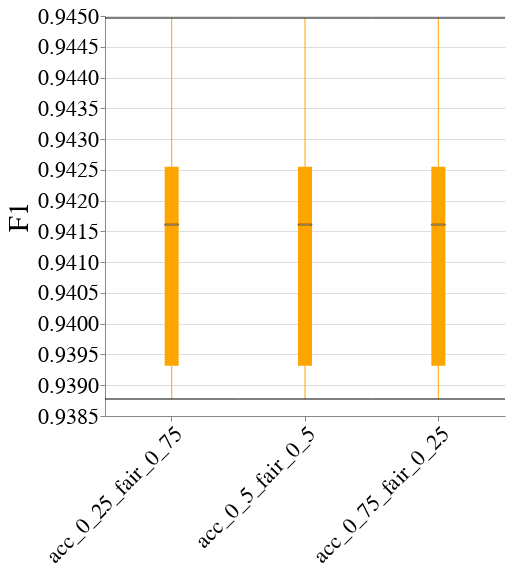

The notebook cell saved with this chart:
### Code cell
create_box_plot_per_dataset_and_case_study(to_plot=best_lp_metrics_per_exp_config_df,
                                           exp_name=EXP_NAME,
                                           dataset_name=DATASET_NAME,
                                           case_study_name=CASE_STUDY_NAME,
                                           metric_name="F1")

### Figure 1 — Vega-Lite specification as saved in the notebook (floating-point values rounded to 4 significant figures)
{"config": {"view": {"continuousWidth": 400, "continuousHeight": 300, "stroke": null}, "axis": {"labelFontSize": 22, "labelFontWeight": "normal", "titleFontSize": 28, "titleFontWeight": "normal"}, "title": {"fontSize": 28}}, "data": {"name": "data-64ac8a83c7a2a230ef4d489b50bc1536"}, "mark": {"type": "boxplot", "color": "orange", "median": {"stroke": "black", "strokeWidth": 0.7}, "ticks": true}, "encoding": {"x": {"axis": {"labelAngle": -45, "labelLimit": 500}, "field": "exp_config_name", "title": null, "type": "nominal"}, "y": {"field": "overall", "scale": {"zero": false}, "title": "F1", "type": "quantitative"}}, "height": 400, "width": 400, "$schema": "https://vega.github.io/schema/vega-lite/v4.17.0.json", "datasets": {"data-64ac8a83c7a2a230ef4d489b50bc1536": [{"exp_config_name": "acc_0_25_fair_0_75", "run_num": 1, "logical_pipeline_uuid": "Tm9uZSZOT19GQUlSTkVTU19JTlRFUlZFTlRJT04mZ2FuZGFsZl9jbGY=", "physical_pipeline_uuid": "aee3bce1-aee2-4c04-a84d-84ad31bf0b34", "compound_pp_quality": 0.9848, "metric": "F1", "model_name": "gandalf_clf", "runtime_in_mins": 1.577, "dataset_name": "law_school", "logical_pipeline_name": "None&NO_FAIRNESS_INTERVENTION&gandalf_clf", "null_imputer_name": "None", "fairness_intervention_name": "NO_FAIRNESS_INTERVENTION", "male&race_dis": 0.825, "male&race_priv": 0.9495, "male_dis": 0.9283, "male_priv": 0.9477, "overall": 0.9393, "race_dis": 0.8408, "race_priv": 0.9569}, {"exp_config_name": "acc_0_25_fair_0_75", "run_num": 2, "logical_pipeline_uuid": "Tm9uZSZOT19GQUlSTkVTU19JTlRFUlZFTlRJT04mZ2FuZGFsZl9jbGY=", "physical_pipeline_uuid": "76be8e9e-6ced-469b-a0ab-b892f92cdba3", "compound_pp_quality": 0.9847, "metric": "F1", "model_name": "gandalf_clf", "runtime_in_mins": 1.78, "dataset_name": "law_school", "logical_pipeline_name": "None&NO_FAIRNESS_INTERVENTION&gandalf_clf", "null_imputer_name": "None", "fairness_intervention_name": "NO_FAIRNESS_INTERVENTION", "male&race_dis": 0.8349, "male&race_priv": 0.9479, "male_dis": 0.9293, "male_priv": 0.9462, "overall": 0.9388, "race_dis": 0.8458, "race_priv": 0.9558}, {"exp_config_name": "acc_0_25_fair_0_75", "run_num": 3, "logical_pipeline_uuid": "Tm9uZSZOT19GQUlSTkVTU19JTlRFUlZFTlRJT04mZ2FuZGFsZl9jbGY=", "physical_pipeline_uuid": "cf55d925-d743-46d4-8f99-e6693a5716bb", "compound_pp_quality": 0.9854, "metric": "F1", "model_name": "gandalf_clf", "runtime_in_mins": 0.7831, "dataset_name": "law_school", "logical_pipeline_name": "None&NO_FAIRNESS_INTERVENTION&gandalf_clf", "null_imputer_name": "None", "fairness_intervention_name": "NO_FAIRNESS_INTERVENTION", "male&race_dis": 0.8419, "male&race_priv": 0.9501, "male_dis": 0.9359, "male_priv": 0.9462, "overall": 0.9416, "race_dis": 0.8404, "race_priv": 0.9588}, {"exp_config_name": "acc_0_25_fair_0_75", "run_num": 4, "logical_pipeline_uuid": "Tm9uZSZOT19GQUlSTkVTU19JTlRFUlZFTlRJT04mZ2FuZGFsZl9jbGY=", "physical_pipeline_uuid": "b37e011e-e6e6-4fcc-81df-fbfc06fcf3d3", "compound_pp_quality": 0.9862, "metric": "F1", "model_name": "gandalf_clf", "runtime_in_mins": 2.388, "dataset_name": "law_school", "logical_pipeline_name": "None&NO_FAIRNESS_INTERVENTION&gandalf_clf", "null_imputer_name": "None", "fairness_intervention_name": "NO_FAIRNESS_INTERVENTION", "male&race_dis": 0.8229, "male&race_priv": 0.9543, "male_dis": 0.9372, "male_priv": 0.951, "overall": 0.945, "race_dis": 0.8356, "race_priv": 0.9627}, {"exp_config_name": "acc_0_25_fair_0_75", "run_num": 5, "logical_pipeline_uuid": "Tm9uZSZOT19GQUlSTkVTU19JTlRFUlZFTlRJT04mZ2FuZGFsZl9jbGY=", "physical_pipeline_uuid": "767029af-4e46-45cb-a385-a58b1b96ef9b", "compound_pp_quality": 0.9856, "metric": "F1", "model_name": "gandalf_clf", "runtime_in_mins": 1.687, "dataset_name": "law_school", "logical_pipeline_name": "None&NO_FAIRNESS_INTERVENTION&gandalf_clf", "null_imputer_name": "None", "fairness_intervention_name": "NO_FAIRNESS_INTERVENTION", "male&race_dis": 0.8201, "male&race_priv": 0.9523, "male_dis": 0.9356, "male_priv": 0.948, "overall": 0.9426, "race_dis": 0.8247, "race_priv": 0.9614}, {"exp_config_name": "acc_0_5_fair_0_5", "run_num": 1, "logical_pipeline_uuid": "Tm9uZSZOT19GQUlSTkVTU19JTlRFUlZFTlRJT04mZ2FuZGFsZl9jbGY=", "physical_pipeline_uuid": "486024af-d55d-4df2-8022-f37bc8c6972b", "compound_pp_quality": 0.9697, "metric": "F1", "model_name": "gandalf_clf", "runtime_in_mins": 1.581, "dataset_name": "law_school", "logical_pipeline_name": "None&NO_FAIRNESS_INTERVENTION&gandalf_clf", "null_imputer_name": "None", "fairness_intervention_name": "NO_FAIRNESS_INTERVENTION", "male&race_dis": 0.825, "male&race_priv": 0.9495, "male_dis": 0.9283, "male_priv": 0.9477, "overall": 0.9393, "race_dis": 0.8408, "race_priv": 0.9569}, {"exp_config_name": "acc_0_5_fair_0_5", "run_num": 2, "logical_pipeline_uuid": "Tm9uZSZOT19GQUlSTkVTU19JTlRFUlZFTlRJT04mZ2FuZGFsZl9jbGY=", "physical_pipeline_uuid": "18c69847-8449-4056-9b77-1d59270a62bd", "compound_pp_quality": 0.9694, "metric": "F1", "model_name": "gandalf_clf", "runtime_in_mins": 1.656, "dataset_name": "law_school", "logical_pipeline_name": "None&NO_FAIRNESS_INTERVENTION&gandalf_clf", "null_imputer_name": "None", "fairness_intervention_name": "NO_FAIRNESS_INTERVENTION", "male&race_dis": 0.8349, "male&race_priv": 0.9479, "male_dis": 0.9293, "male_priv": 0.9462, "overall": 0.9388, "race_dis": 0.8458, "race_priv": 0.9558}, {"exp_config_name": "acc_0_5_fair_0_5", "run_num": 3, "logical_pipeline_uuid": "Tm9uZSZOT19GQUlSTkVTU19JTlRFUlZFTlRJT04mZ2FuZGFsZl9jbGY=", "physical_pipeline_uuid": "203c9e84-b2dc-4679-8623-0e97c5001b05", "compound_pp_quality": 0.9708, "metric": "F1", "model_name": "gandalf_clf", "runtime_in_mins": 0.8037, "dataset_name": "law_school", "logical_pipeline_name": "None&NO_FAIRNESS_INTERVENTION&gandalf_clf", "null_imputer_name": "None", "fairness_intervention_name": "NO_FAIRNESS_INTERVENTION", "male&race_dis": 0.8419, "male&race_priv": 0.9501, "male_dis": 0.9359, "male_priv": 0.9462, "overall": 0.9416, "race_dis": 0.8404, "race_priv": 0.9588}, {"exp_config_name": "acc_0_5_fair_0_5", "run_num": 4, "logical_pipeline_uuid": "Tm9uZSZOT19GQUlSTkVTU19JTlRFUlZFTlRJT04mZ2FuZGFsZl9jbGY=", "physical_pipeline_uuid": "4ad062bc-93db-473e-90fe-aa58dfd6ddcd", "compound_pp_quality": 0.9725, "metric": "F1", "model_name": "gandalf_clf", "runtime_in_mins": 1.652, "dataset_name": "law_school", "logical_pipeline_name": "None&NO_FAIRNESS_INTERVENTION&gandalf_clf", "null_imputer_name": "None", "fairness_intervention_name": "NO_FAIRNESS_INTERVENTION", "male&race_dis": 0.8229, "male&race_priv": 0.9543, "male_dis": 0.9372, "male_priv": 0.951, "overall": 0.945, "race_dis": 0.8356, "race_priv": 0.9627}, {"exp_config_name": "acc_0_5_fair_0_5", "run_num": 5, "logical_pipeline_uuid": "Tm9uZSZOT19GQUlSTkVTU19JTlRFUlZFTlRJT04mZ2FuZGFsZl9jbGY=", "physical_pipeline_uuid": "9ab8bc91-4a99-495c-80bb-d37091e852fa", "compound_pp_quality": 0.9713, "metric": "F1", "model_name": "gandalf_clf", "runtime_in_mins": 2.415, "dataset_name": "law_school", "logical_pipeline_name": "None&NO_FAIRNESS_INTERVENTION&gandalf_clf", "null_imputer_name": "None", "fairness_intervention_name": "NO_FAIRNESS_INTERVENTION", "male&race_dis": 0.8201, "male&race_priv": 0.9523, "male_dis": 0.9356, "male_priv": 0.948, "overall": 0.9426, "race_dis": 0.8247, "race_priv": 0.9614}, {"exp_config_name": "acc_0_75_fair_0_25", "run_num": 1, "logical_pipeline_uuid": "Tm9uZSZOT19GQUlSTkVTU19JTlRFUlZFTlRJT04mZ2FuZGFsZl9jbGY=", "physical_pipeline_uuid": "e45220cd-1048-4381-9272-ce28f656eb15", "compound_pp_quality": 0.9545, "metric": "F1", "model_name": "gandalf_clf", "runtime_in_mins": 1.588, "dataset_name": "law_school", "logical_pipeline_name": "None&NO_FAIRNESS_INTERVENTION&gandalf_clf", "null_imputer_name": "None", "fairness_intervention_name": "NO_FAIRNESS_INTERVENTION", "male&race_dis": 0.825, "male&race_priv": 0.9495, "male_dis": 0.9283, "male_priv": 0.9477, "overall": 0.9393, "race_dis": 0.8408, "race_priv": 0.9569}, {"exp_config_name": "acc_0_75_fair_0_25", "run_num": 2, "logical_pipeline_uuid": "Tm9uZSZOT19GQUlSTkVTU19JTlRFUlZFTlRJT04mZ2FuZGFsZl9jbGY=", "physical_pipeline_uuid": "385565bb-bf81-49ce-a451-b30b7384b01a", "compound_pp_quality": 0.9541, "metric": "F1", "model_name": "gandalf_clf", "runtime_in_mins": 1.167, "dataset_name": "law_school", "logical_pipeline_name": "None&NO_FAIRNESS_INTERVENTION&gandalf_clf", "null_imputer_name": "None", "fairness_intervention_name": "NO_FAIRNESS_INTERVENTION", "male&race_dis": 0.8349, "male&race_priv": 0.9479, "male_dis": 0.9293, "male_priv": 0.9462, "overall": 0.9388, "race_dis": 0.8458, "race_priv": 0.9558}, {"exp_config_name": "acc_0_75_fair_0_25", "run_num": 3, "logical_pipeline_uuid": "Tm9uZSZOT19GQUlSTkVTU19JTlRFUlZFTlRJT04mZ2FuZGFsZl9jbGY=", "physical_pipeline_uuid": "ec1f8ca4-8af7-4928-b021-14c79c7c5557", "compound_pp_quality": 0.9562, "metric": "F1", "model_name": "gandalf_clf", "runtime_in_mins": 2.71, "dataset_name": "law_school", "logical_pipeline_name": "None&NO_FAIRNESS_INTERVENTION&gandalf_clf", "null_imputer_name": "None", "fairness_intervention_name": "NO_FAIRNESS_INTERVENTION", "male&race_dis": 0.8419, "male&race_priv": 0.9501, "male_dis": 0.9359, "male_priv": 0.9462, "overall": 0.9416, "race_dis": 0.8404, "race_priv": 0.9588}, {"exp_config_name": "acc_0_75_fair_0_25", "run_num": 4, "logical_pipeline_uuid": "Tm9uZSZOT19GQUlSTkVTU19JTlRFUlZFTlRJT04mZ2FuZGFsZl9jbGY=", "physical_pipeline_uuid": "8e5c5680-cd98-45a7-9f2f-72aabf6584fc", "compound_pp_quality": 0.9587, "metric": "F1", "model_name": "gandalf_clf", "runtime_in_mins": 1.536, "dataset_name": "law_school", "logical_pipeline_name": "None&NO_FAIRNESS_INTERVENTION&gandalf_clf", "null_imputer_name": "None", "fairness_intervention_name": "NO_FAIRNESS_INTERVENTION", "male&race_dis": 0.8229, "male&race_priv": 0.9543, "male_dis": 0.9372, "male_priv": 0.951, "overall": 0.945, "race_dis": 0.8356, "race_priv": 0.9627}, {"exp_config_name": "acc_0_75_fair_0_25", "run_num": 5, "logical_pipeline_uuid": "Tm9uZSZOT19GQUlSTkVTU19JTlRFUlZFTlRJT04mZ2FuZGFsZl9jbGY=", "physical_pipeline_uuid": "b5c3ceac-9ffd-4dcf-8c82-ddbd76f67c2d", "compound_pp_quality": 0.9569, "metric": "F1", "model_name": "gandalf_clf", "runtime_in_mins": 2.897, "dataset_name": "law_school", "logical_pipeline_name": "None&NO_FAIRNESS_INTERVENTION&gandalf_clf", "null_imputer_name": "None", "fairness_intervention_name": "NO_FAIRNESS_INTERVENTION", "male&race_dis": 0.8201, "male&race_priv": 0.9523, "male_dis": 0.9356, "male_priv": 0.948, "overall": 0.9426, "race_dis": 0.8247, "race_priv": 0.9614}]}}
